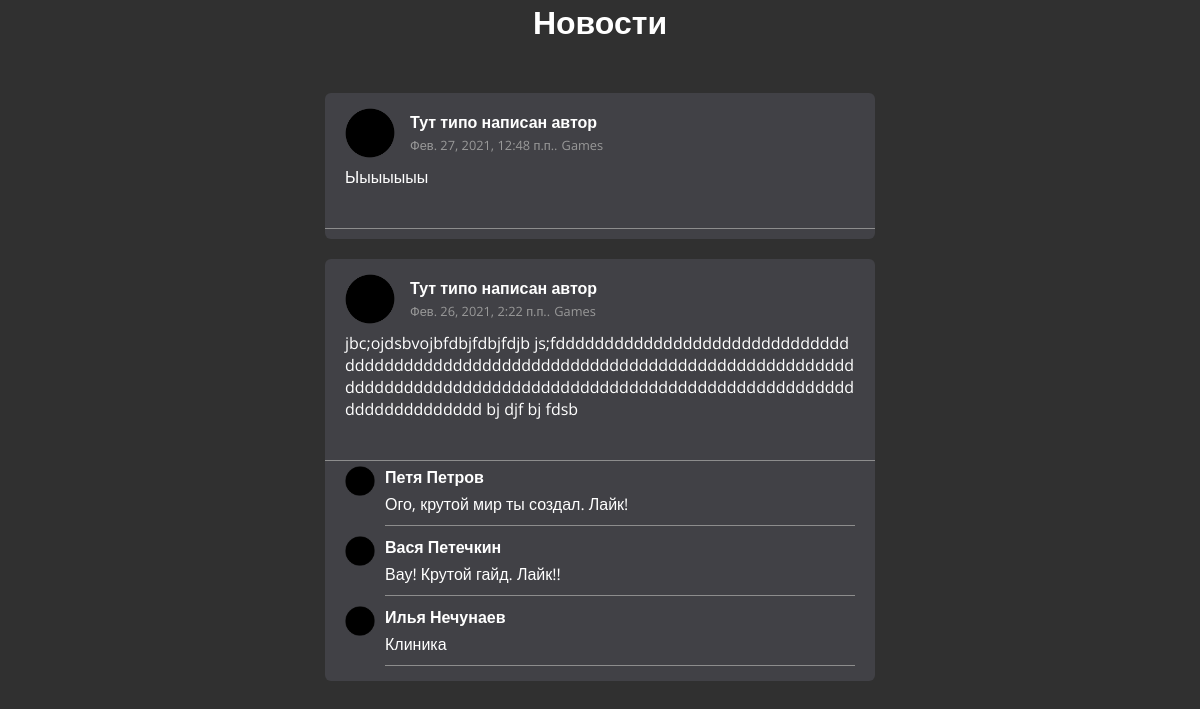
Page /category/2 on the committed database.
### news/models.py (models this page shows, shortened)
class News(models.Model):
    title = models.CharField(max_length=150, verbose_name='Наименование')
    content = models.TextField(blank=True, max_length=1000, verbose_name='Контент')
    created_at = models.DateTimeField(auto_now_add=True, verbose_name='Создано')
    updated_at = models.DateTimeField(auto_now=True, verbose_name='Обновлено')
    is_published = models.BooleanField(default=True, verbose_name='Опубликовано')
    category = models.ForeignKey('Category', on_delete=models.PROTECT, null=True, verbose_name='Категория')
    class Meta:
        verbose_name = 'Новость'
        verbose_name_plural = 'Новости'
        ordering = ['-created_at']

class Category(models.Model):
    title = models.CharField(max_length=150, verbose_name='Наименование категории')
    def __str__(self):
        return self.title
    class Meta:
        verbose_name = 'Категория'
        verbose_name_plural = 'Категории'

class Comments(models.Model):
    post = models.ForeignKey(News, on_delete=models.CASCADE, verbose_name='Пост')
    commentator_name = models.CharField(max_length=50, verbose_name='Имя комментатора', default="None")
    comment = models.TextField(max_length=1000, verbose_name='Комментарий')
    class Meta:
        verbose_name = 'Комментарий'
        verbose_name_plural = 'Комментарии'

### news/views.py (the view)
# urls.py: path('category/<int:category_id>', get_category)
def get_category(request, category_id):
    context = {
        'title': 'Новости',
        'news': News.objects.filter(category_id=category_id),
        'comments': Comments.objects.all(),
        'category': Category.objects.all()
    }
    return render(request, 'news/index.html', context)

### news/templates/news/index.html (shortened to what this page needs)
{% load static %}
<!DOCTYPE html>
<html lang="ru">
<head>
    <link rel="stylesheet" href={% static 'news/css/style.css' %}>
</head>
<body>
    <div class="container">
        <h1 class="title">{{ title }}</h1>
        <div class="main__content">
            {% for item in news %}
                <div class="post">
                    <div class="post__header">
                        <div class="post__ava">
                            <a class="post__link" href="">
                                <img class="post__img" src={% static "news/test_ava.png" %} alt="">
                            </a>
                        </div>
                        <div class="post__header__info">
                            <h5 class="post__author">
                                <a class="author" href="">Тут типо написан автор</a>
                            </h5>
                            <span class="post__date">{{ item.created_at }}.</span>
                            <a class="post__category" href="category/{{ item.category.pk }}">{{ item.category }}</a>
                        </div>
                    </div>
                    <div class="post__text">
                        <p class="text">{{ item.content }}</p>
                    </div>
                    <div class="comments">
                        {% for comment in comments %}
                        {% if comment.post == item %}
                        <div class="comment">
                            <div class="commentator__ava">
                                <a class="post__link" href="">
                                    <img class="post__img" src={% static "news/test_ava.png" %} alt="">
                                </a>
                            </div>
                            <div class="comment__info">
                                <a class="commentator" href="#">{{ comment.commentator_name }}</a>
                                <div class="comment__text">
                                    <p>{{ comment.comment }}</p>
                                </div>
                            </div>
                        </div>
                        {% endif %}
                        {% endfor %}
                    </div>
                </div>
            {% endfor %}
        </div>
    </div>
</body>
</html>

### mysite/static/news/css/style.css (style rules this page uses)
html { font-size: 16px; }
body { margin: 0; background-color: rgb(48, 48, 48); font-weight: 400; font-size: 1rem; color: #fff; font-family: 'Open Sans', sans-serif; }
h1, h2, h3, h4, h5, h6 { margin: 0; }
p { margin: 0; }
*, *::after, *::before { box-sizing: border-box; }
.container { width: 100%; max-width: 1170px; margin: 0 auto; }
.title { margin-bottom: 50px; text-align: center; }
.main__content { justify-content: space-between; align-items: center; }
.post { width: 100%; max-width: 550px; min-width: 400px; margin: auto; margin-bottom: 20px; display: table; background-color: #414146; border-radius: 6px; }
.post__header { padding: 15px 20px 0; display: flex; align-items: center; }
.post__ava { width: 50px; height: 50px; }
.post__link, .post__img { height: 100%; width: auto; }
.post__header__info { margin-left: 15px; }
.author { font-size: 1rem; font-weight: 700; color: #fff; text-decoration: none; cursor: pointer; }
.post__date { padding-top: 5px; font-size: .8rem; color: #999; }
.post__category { padding-top: 5px; font-size: .8rem; color: #999; text-decoration: none; }
.post__text { padding: 8px 20px 20px; overflow: hidden; }
.text { word-break: break-all; }
.comments { margin-top: 20px; padding: 5px; width: 100%; border-top: 1px rgb(141, 141, 141) solid; }
.comment { display: flex; padding: 0 15px; }
.commentator { font-weight: 700; color: #fff; text-decoration: none; }
.comment__text { margin-top: 5px; word-break: break-all; }
.comment__info { width: 100%; }
.comment__info::after { margin-top: 10px; margin-bottom: 10px; content: ""; height: 1px; display: block; background: rgb(141, 141, 141); }
.commentator__ava { margin-right: 10px; width: 30px; height: 30px; }

### rows in the picture
News: created_at "Фев. 27, 2021, 12:48 п.п.", category "Games", content "Ыыыыыыы"
News: created_at "Фев. 26, 2021, 2:22 п.п.", category "Games", content "jbc;ojdsbvojbfdbjfdbjfdjb js;fdddddddddddddddddddddddddddddddddddddddddddddddddddddddddddddddddddddddddddddddddddddddddddddddddddddddddddddddddddddddddddddddddddddddddddddddddddd bj djf bj fdsb"
Comments: commentator_name "Петя Петров", comment "Ого, крутой мир ты создал. Лайк!"
Comments: commentator_name "Вася Петечкин", comment "Вау! Крутой гайд. Лайк!!"
Comments: commentator_name "Илья Нечунаев", comment "Клиника"

### other values in the picture
{{ title }} "Новости"
